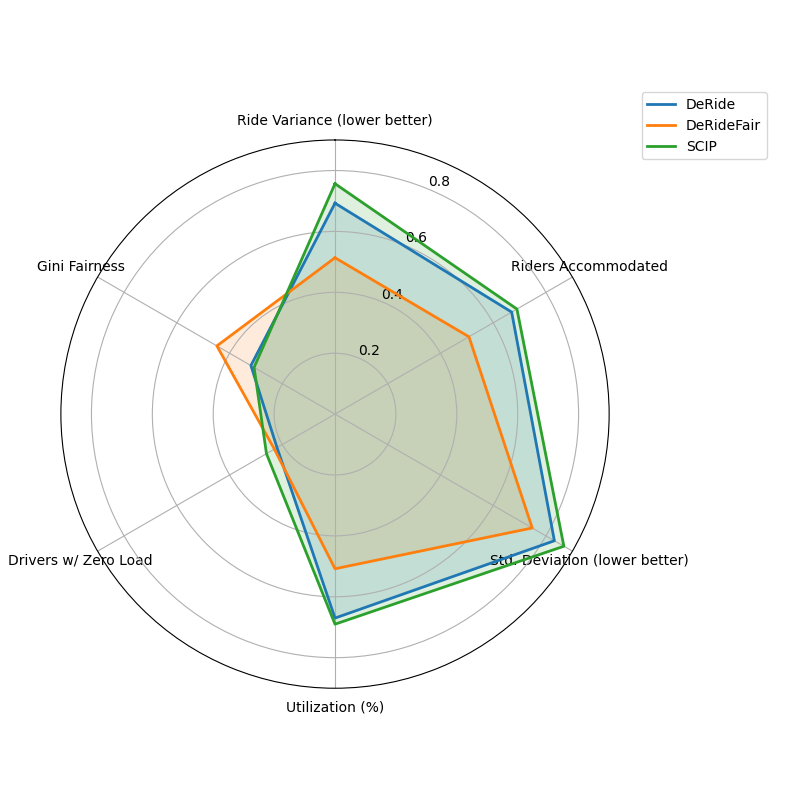

Write the Python code that produced this figure.
import numpy as np
import matplotlib.pyplot as plt
import os

# Raw dataset
data = {
    "DeRide": {
        "Variance": 4.33,
        "Total_Riders_Accommodated": 335,
        "Standard_Deviation": 2.08,
        "Utilization_Rate_Percent": 67.0,
        "Drivers_with_Zero_Load": 22,
        "Gini_Coefficient": 0.319
    },
    "DeRideFair": {
        "Variance": 3.21,
        "Total_Riders_Accommodated": 254,
        "Standard_Deviation": 1.87,
        "Utilization_Rate_Percent": 50.8,
        "Drivers_with_Zero_Load": 23,
        "Gini_Coefficient": 0.448
    },
    "SCIP": {
        "Variance": 4.73,
        "Total_Riders_Accommodated": 345,
        "Standard_Deviation": 2.17,
        "Utilization_Rate_Percent": 69.0,
        "Drivers_with_Zero_Load": 26,
        "Gini_Coefficient": 0.307
    }
}

# Min/Max ranges for normalization
ranges = {
    "Variance": (0, 6.25),
    "Total_Riders_Accommodated": (0, 500),
    "Standard_Deviation": (0, 2.5),
    "Utilization_Rate_Percent": (0, 100),
    "Drivers_with_Zero_Load": (0, 100),
    "Gini_Coefficient": (0, 1)
}

# Friendly labels
labels_map = {
    "Variance": "Ride Variance (lower better)",
    "Total_Riders_Accommodated": "Riders Accommodated",
    "Standard_Deviation": "Std. Deviation (lower better)",
    "Utilization_Rate_Percent": "Utilization (%)",
    "Drivers_with_Zero_Load": "Drivers w/ Zero Load",
    "Gini_Coefficient": "Gini Fairness"
}

# Normalize (no reversal)
normalized_data = {}
for algo, metrics in data.items():
    normalized_data[algo] = []
    for metric, value in metrics.items():
        min_val, max_val = ranges[metric]
        norm_val = (value - min_val) / (max_val - min_val)
        normalized_data[algo].append(norm_val)

# Radar chart setup
categories = [labels_map[m] for m in data["DeRide"].keys()]
N = len(categories)
angles = np.linspace(0, 2*np.pi, N, endpoint=False).tolist()
angles += angles[:1]  # close loop

# Plot
fig, ax = plt.subplots(figsize=(8,8), subplot_kw=dict(polar=True))

ax.set_theta_offset(np.pi / 2)
ax.set_theta_direction(-1)
ax.set_thetagrids(np.degrees(angles[:-1]), categories)

for algo, values in normalized_data.items():
    vals = values + values[:1]  # close polygon
    ax.plot(angles, vals, linewidth=2, label=algo)
    ax.fill(angles, vals, alpha=0.15)

ax.legend(loc="upper right", bbox_to_anchor=(1.3, 1.1))
plt.tight_layout()

# Save in the same directory as the script
script_dir = os.path.dirname(os.path.abspath(__file__))
output_path = os.path.join(script_dir, "polar_chart_comparison.png")
fig.savefig(output_path)
